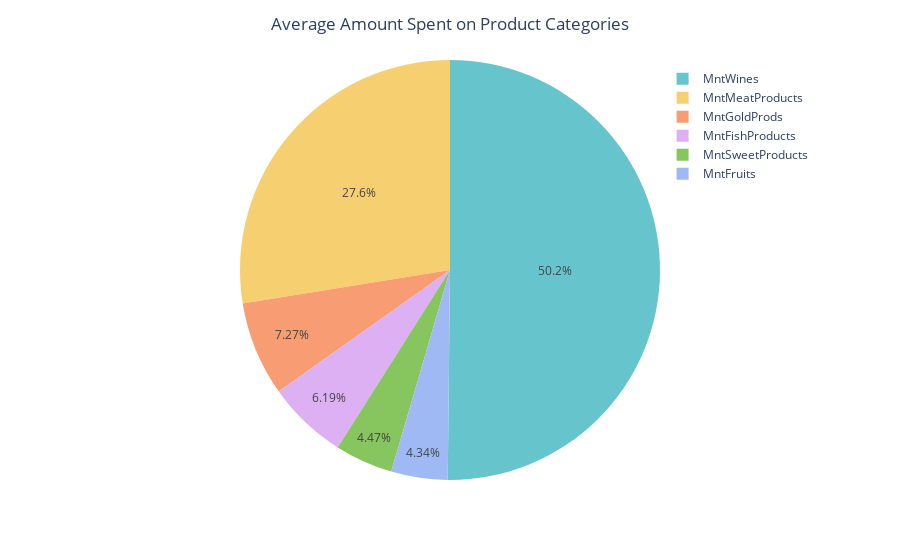

Source (notebook cell):
### Markdown cell above
### 3.2.1 Produk yang paling banyak terjual

### Code cell
avg = df[['MntWines', 'MntFruits', 'MntMeatProducts', 'MntFishProducts',
          'MntSweetProducts', 'MntGoldProds']].mean(axis=0)

fig = px.pie(values=avg.values, names=avg.index,  
             color_discrete_sequence=px.colors.qualitative.Pastel)
fig.update_layout(title_text='Average Amount Spent on Product Categories', title_x=0.5,
                  legend=dict(
                      yanchor="top",
                      y=0.99,
                      xanchor="right",
                      x=0.99
                  ))

### Figure 1 — Plotly figure (JSON) as saved in the notebook; plotly's stock layout.template omitted (floating-point values rounded to 4 significant figures)
{"data": [{"domain": {"x": [0, 1], "y": [0, 1]}, "hovertemplate": "label=%{label}<br>value=%{value}<extra></extra>", "labels": ["MntWines", "MntFruits", "MntMeatProducts", "MntFishProducts", "MntSweetProducts", "MntGoldProds"], "legendgroup": "", "name": "", "showlegend": true, "type": "pie", "values": [303.9, 26.3, 166.9, 37.53, 27.06, 44.02]}], "layout": {"legend": {"tracegroupgap": 0, "x": 0.99, "xanchor": "right", "y": 0.99, "yanchor": "top"}, "margin": {"t": 60}, "piecolorway": ["rgb(102, 197, 204)", "rgb(246, 207, 113)", "rgb(248, 156, 116)", "rgb(220, 176, 242)", "rgb(135, 197, 95)", "rgb(158, 185, 243)", "rgb(254, 136, 177)", "rgb(201, 219, 116)", "rgb(139, 224, 164)", "rgb(180, 151, 231)", "rgb(179, 179, 179)"], "title": {"text": "Average Amount Spent on Product Categories", "x": 0.5}}}
